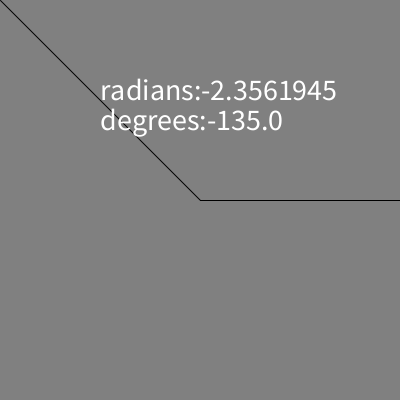
Frame 1 (no input)
Frame 60 (the mouse pressed at the canvas centre just before this capture): identical to frame 1, image omitted
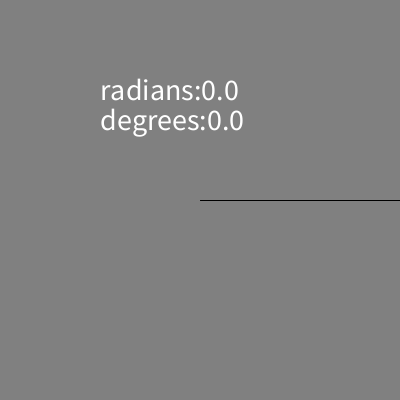
Frame 120 (the mouse held since frame 60 and released just before this capture)

The Processing sketch that drew these frames (run headless with seeded random() and noise(); from frame 60 on, the mouse is pressed at the canvas centre):

// Processing sketch: week05_3_atan2_dy_dx_text_radians_degrees
// ── week05_3_atan2_dy_dx_text_radians_degrees.pde
//week05_3_atan2_dy_dx_text_radians_degrees
//degrees v.s. radians 結合 week04_01 和 week05_2
void setup(){
  size(400,400);
}
void draw(){
  background(128);
  line(200,200,mouseX,mouseY);
  line(200,200,400,200);
  float dx = mouseX-200, dy = mouseY-200;
  float a = atan2(dy,dx);
  arc(200,200,200,200,0,a,PIE);
  textSize(30);
  text("radians:"+a,100,100);
  text("degrees:"+degrees(a),100,130);
}
